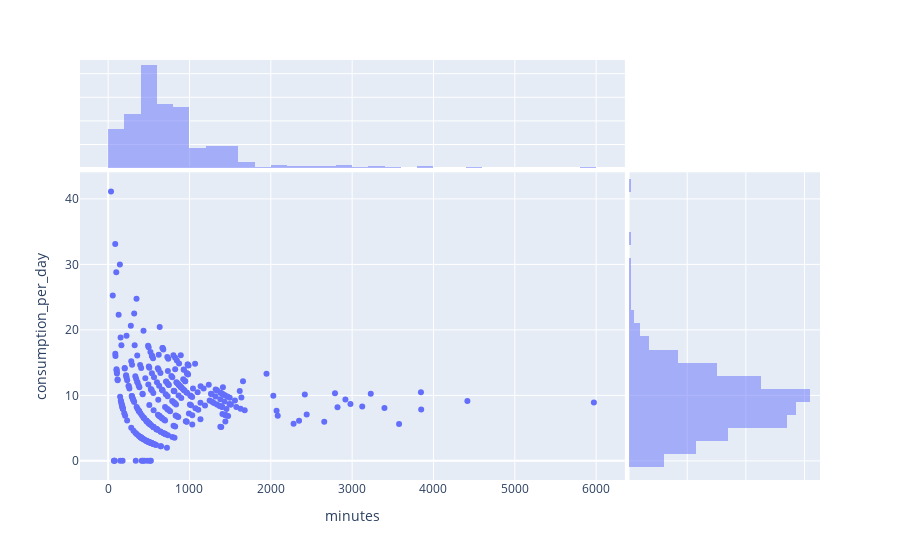

The notebook cell saved with this chart:
### Code cell
import plotly.express as px
fig = px.scatter(strom_df, x="minutes", y="consumption_per_day", hover_data=['date'],
marginal_x="histogram", marginal_y="histogram")
fig.show()

### Figure 1 — Plotly figure (JSON) as saved in the notebook; plotly's stock layout.template omitted (floating-point values rounded to 4 significant figures; data arrays with more than 128 entries replaced by an {"elided": "..."} marker saying what was removed)
{"data": [{"customdata": {"elided": "353x1 str values"}, "hovertemplate": "minutes=%{x}<br>consumption_per_day=%{y}<br>date=%{customdata[0]}<extra></extra>", "legendgroup": "", "marker": {"color": "#636efa", "symbol": "circle"}, "mode": "markers", "name": "", "orientation": "v", "showlegend": false, "type": "scatter", "x": {"elided": "353 int values"}, "xaxis": "x", "y": {"elided": "353 float values"}, "yaxis": "y"}, {"alignmentgroup": "True", "bingroup": "x", "hovertemplate": "minutes=%{x}<br>count=%{y}<extra></extra>", "legendgroup": "", "marker": {"color": "#636efa"}, "name": "", "offsetgroup": "", "opacity": 0.5, "showlegend": false, "type": "histogram", "x": {"elided": "353 int values"}, "xaxis": "x3", "yaxis": "y3"}, {"alignmentgroup": "True", "bingroup": "y", "hovertemplate": "consumption_per_day=%{y}<br>count=%{x}<extra></extra>", "legendgroup": "", "marker": {"color": "#636efa"}, "name": "", "offsetgroup": "", "opacity": 0.5, "showlegend": false, "type": "histogram", "xaxis": "x2", "y": {"elided": "353 float values"}, "yaxis": "y2"}], "layout": {"barmode": "overlay", "legend": {"tracegroupgap": 0}, "margin": {"t": 60}, "xaxis": {"anchor": "y", "domain": [0, 0.7363], "title": {"text": "minutes"}}, "xaxis2": {"anchor": "y2", "domain": [0.7413, 1], "matches": "x2", "showgrid": true, "showline": false, "showticklabels": false, "ticks": ""}, "xaxis3": {"anchor": "y3", "domain": [0, 0.7363], "matches": "x", "showgrid": true, "showticklabels": false}, "xaxis4": {"anchor": "y4", "domain": [0.7413, 1], "matches": "x2", "showgrid": true, "showline": false, "showticklabels": false, "ticks": ""}, "yaxis": {"anchor": "x", "domain": [0, 0.7326], "title": {"text": "consumption_per_day"}}, "yaxis2": {"anchor": "x2", "domain": [0, 0.7326], "matches": "y", "showgrid": true, "showticklabels": false}, "yaxis3": {"anchor": "x3", "domain": [0.7426, 1], "matches": "y3", "showgrid": true, "showline": false, "showticklabels": false, "ticks": ""}, "yaxis4": {"anchor": "x4", "domain": [0.7426, 1], "matches": "y3", "showgrid": true, "showline": false, "showticklabels": false, "ticks": ""}}}
